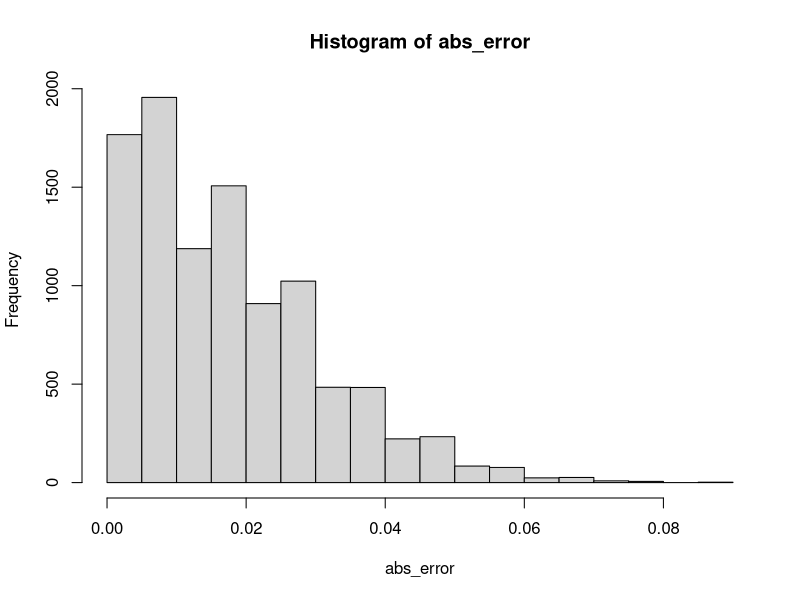
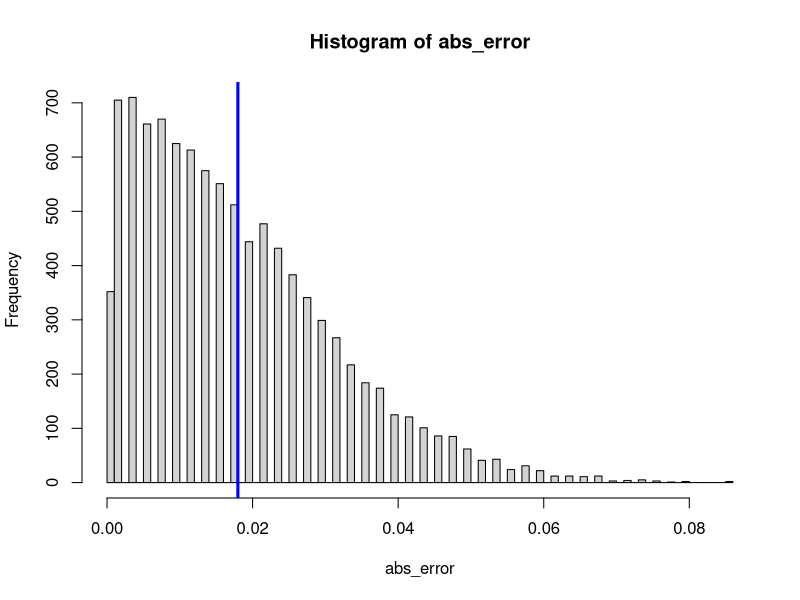
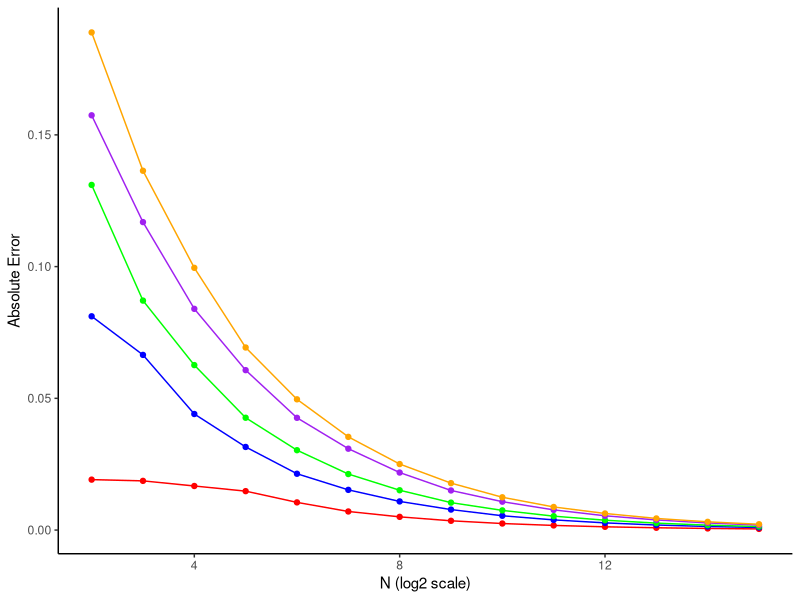
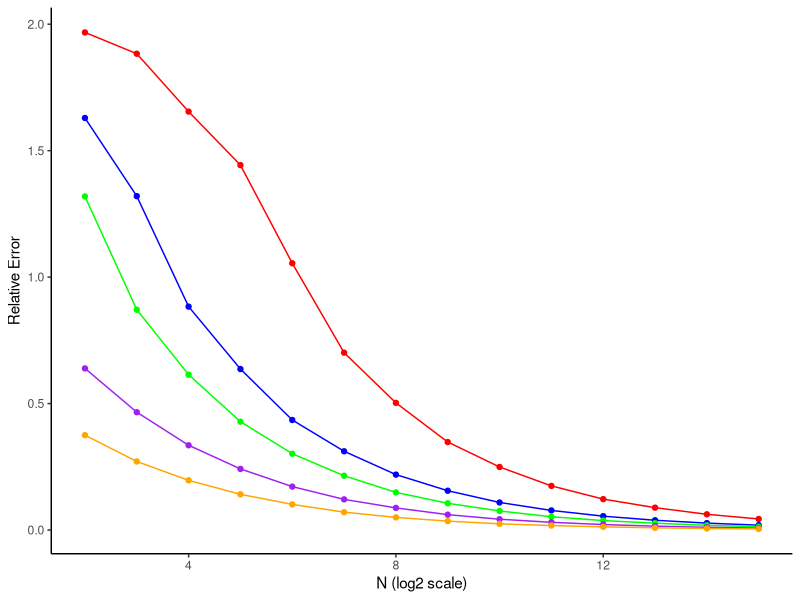
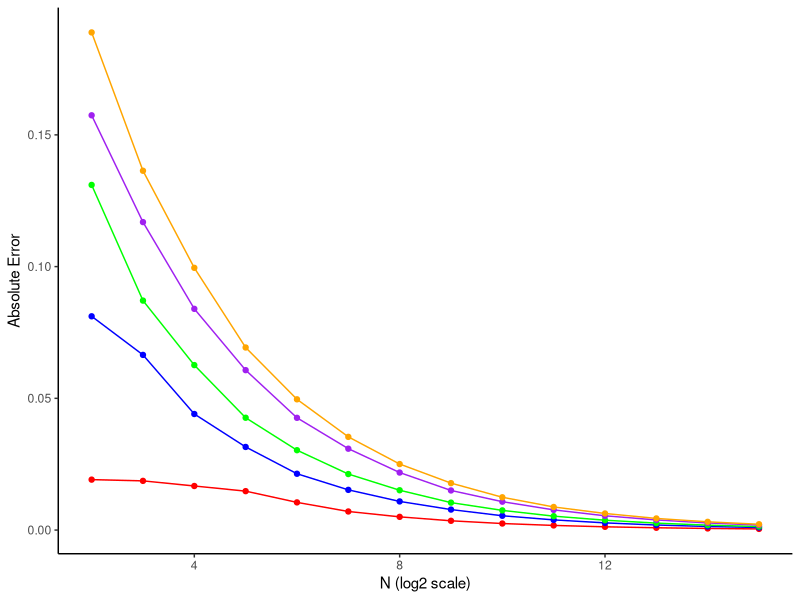
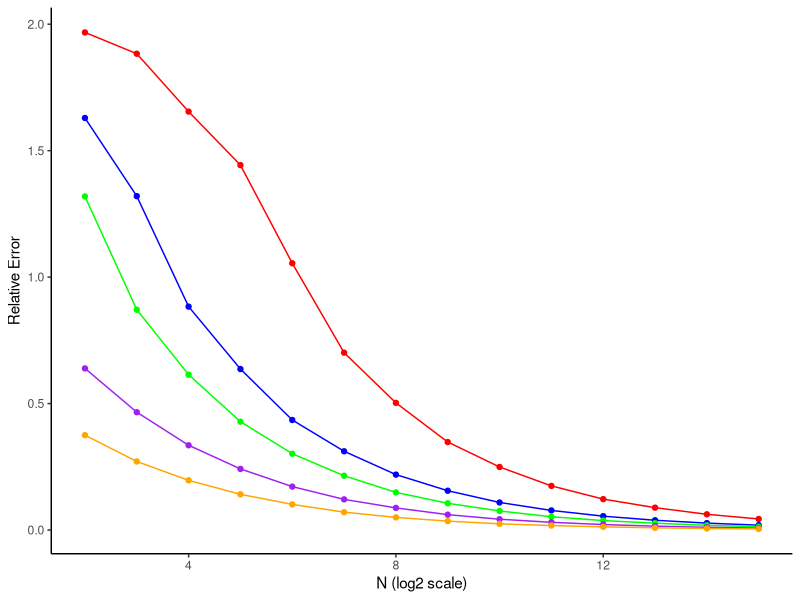

The R script that drew these images, in order:
## ---- chunk 1
require(magrittr)
rbinom(1,1,18/38)
## ---- chunk 2
R<- 500 #Replicates
p<- .5 # prob of interest
p_hat <- rbinom(1, R, p)/R
## ---- chunk 3
abs_error <- rel_error <- rep(NA,10000)

for(i in seq_along(abs_error)){
  p_hat <- rbinom(1, R, p)/R
  abs_error[i] <- abs(p-p_hat)
  rel_error[i] <- abs_error[i]/p
}
hist(abs_error)
hist(abs_error, breaks = 100)
abline(v = mean(abs_error))
abline(v = mean(abs_error), lwd = 3, col="blue")
## ---- chunk 4
p_vector <- c(0.01, 0.05, 0.10, 0.25, 0.50)
R_exponential <- 2:15

abs_error <- rep(NA,10000)
p_abs_error <- rep(NA, 14)

abs_error_df <- data.frame("Exponential" = R_exponential, "N" = 2^R_exponential)

for(i in 1:5){
  p = p_vector[i]
  for(j in 1:14){
    R = 2^R_exponential[j]
    for(k in seq_along(abs_error)){
      p_hat <- rbinom(1, R, p)/R
      abs_error[k] <- abs(p - p_hat)
    }
    p_abs_error[j] = mean(abs_error)
  }
  
  abs_error_df <- cbind(abs_error_df, p = p_abs_error)
}
colnames(abs_error_df) <- c("exp", "N", "p1", "p2", "p3", "p4", "p5")
## ---- chunk 5
library(ggplot2)
ggplot(abs_error_df, aes(x = log2(N)))+
  geom_line(aes(y = p1), colour = "red")+
  geom_line(aes(y = p2), colour = "blue")+
  geom_line(aes(y = p3), colour = "green")+
  geom_line(aes(y = p4), colour = "purple")+
  geom_line(aes(y = p5), colour = "orange")+
  
  geom_point(aes(y = p1), colour = "red")+
  geom_point(aes(y = p2), colour = "blue")+
  geom_point(aes(y = p3), colour = "green")+
  geom_point(aes(y = p4), colour = "purple")+
  geom_point(aes(y = p5), colour = "orange")+
  
  theme_classic()+
  
  xlab("N (log2 scale)") +
  ylab("Absolute Error")
## ---- chunk 6
ggsave("absolute error.jpg", width = 10, height = 5)
## ---- chunk 7
p_vector <- c(0.01, 0.05, 0.10, 0.25, 0.50)
R_exponential <- 2:15

rel_error <- rep(NA,10000)
p_rel_error <- rep(NA, 14)

rel_error_df <- data.frame("Exponential" = R_exponential, "N" = 2^R_exponential)

for(i in 1:5){
  p = p_vector[i]
  for(j in 1:14){
    R = 2^R_exponential[j]
    for(k in seq_along(rel_error)){
      p_hat <- rbinom(1, R, p)/R
      rel_error[k] <- abs(p - p_hat)/p
    }
    p_rel_error[j] <- mean(rel_error)
  }
  rel_error_df <- cbind(rel_error_df, p = p_rel_error)
}
colnames(rel_error_df) <- c("exp", "N", "p1", "p2", "p3", "p4", "p5")
## ---- chunk 8
ggplot(rel_error_df, aes(x = log2(N)))+
  geom_line(aes(y = p1), colour = "red")+
  geom_line(aes(y = p2), colour = "blue")+
  geom_line(aes(y = p3), colour = "green")+
  geom_line(aes(y = p4), colour = "purple")+
  geom_line(aes(y = p5), colour = "orange")+
  
  geom_point(aes(y = p1), colour = "red")+
  geom_point(aes(y = p2), colour = "blue")+
  geom_point(aes(y = p3), colour = "green")+
  geom_point(aes(y = p4), colour = "purple")+
  geom_point(aes(y = p5), colour = "orange")+
  
  scale_fill_discrete(name = "Y series", labels = c("p1", "p2", "p3", "p4", "p5"))+
  theme(legend.position = "right")+
  
  theme_classic()+
  
  xlab("N (log2 scale)") +
  ylab("Relative Error")
## ---- chunk 9
ggsave("relative error.jpg", width = 10, height = 5)
